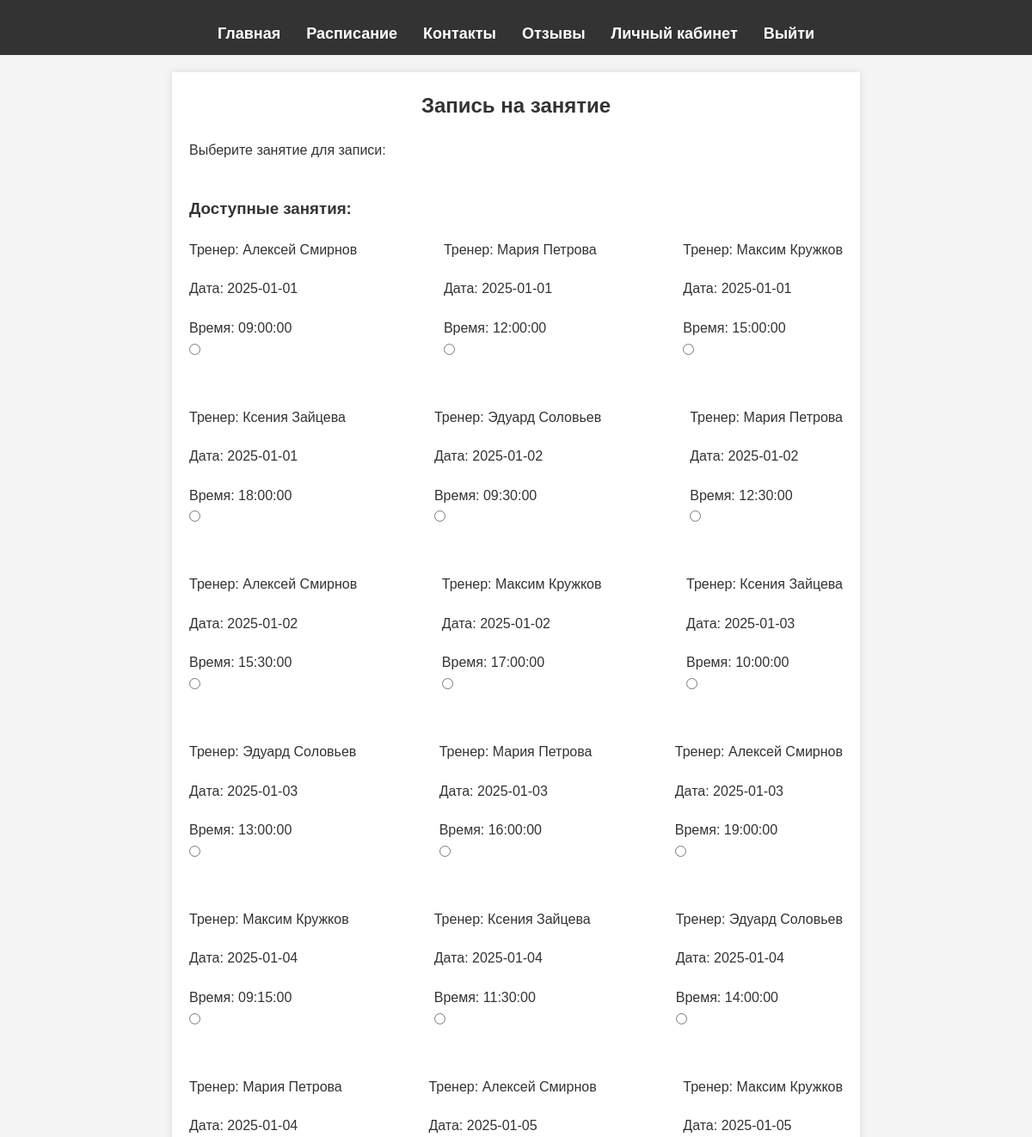
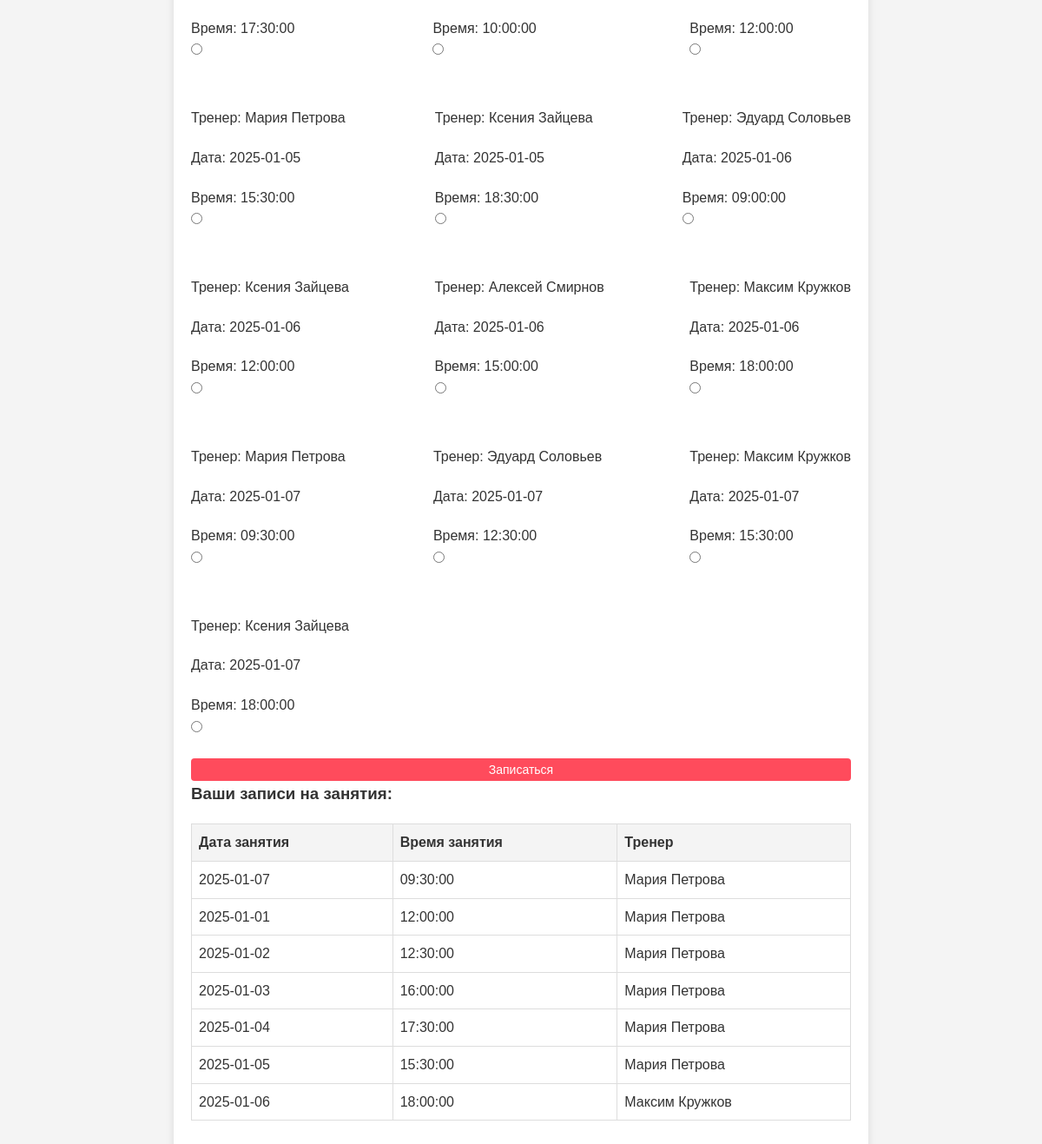
Screenshot of /booking.php (signed in) with the database file from the repository (2 pictures, top to bottom).
### tables this page shows
CREATE TABLE `bookings` (
  `id` int(11) NOT NULL,
  `user_id` int(11) DEFAULT NULL,
  `training_date` date DEFAULT NULL,
  `training_time` time DEFAULT NULL,
  `trainer_name` varchar(255) DEFAULT NULL
);

### booking.php (the view, shortened to what this page needs)
<?php
include('db.php');
$user_id = $_SESSION['user_id'];
$sql = "SELECT DISTINCT trainer_name, training_date, training_time FROM schedule";
$result = $conn->query($sql);
$available_dates = [];
while ($row = $result->fetch_assoc()) {
    $available_dates[] = $row;
}
$sql_bookings = "SELECT * FROM bookings WHERE user_id = ?";
$stmt_bookings = $conn->prepare($sql_bookings);
$stmt_bookings->bind_param("i", $user_id);
$stmt_bookings->execute();
$bookings_result = $stmt_bookings->get_result();
if ($bookings_result->num_rows > 0) {
    $bookings = $bookings_result->fetch_all(MYSQLI_ASSOC);
} else {
    $bookings = [];
}
?>
<!DOCTYPE html>
<html lang="ru">
<head>
    <link rel="stylesheet" href="css/styles.css">
</head>
<body>
    <header>
    <nav>
            <ul>
                <li><a href="index.php">Главная</a></li>
                <li><a href="schedule.php">Расписание</a></li>
                <li><a href="contacts.php">Контакты</a></li>
                <li><a href="reviews.php">Отзывы</a></li>
                <?php if (isset($_SESSION['user_id'])): ?>
                    <li><a href="dashboard.php">Личный кабинет</a></li>
                    <li><a href="logout.php">Выйти</a></li>
                <?php else: ?>
                    <li><a href="register.php">Войти</a></li>
                <?php endif; ?>
            </ul>
        </nav>
    </header>
    <div class="booking-container">
        <h2>Запись на занятие</h2>
        <p>Выберите занятие для записи:</p>
        <form action="booking.php" method="POST">
            <div id="available-dates">
                <h3>Доступные занятия:</h3>
                <div class="date-group">
                    <?php foreach ($available_dates as $date): ?>
                        <div class="date-entry">
                            <p>Тренер: <?php echo htmlspecialchars($date['trainer_name']); ?></p>
                            <p>Дата: <?php echo htmlspecialchars($date['training_date']); ?></p>
                            <p>Время: <?php echo htmlspecialchars($date['training_time']); ?></p>
                            <input type="radio" name="session" value="<?php echo htmlspecialchars($date['trainer_name']); ?>|<?php echo htmlspecialchars($date['training_date']); ?>|<?php echo htmlspecialchars($date['training_time']); ?>" required>
                        </div>
                    <?php endforeach; ?>
                </div>
            </div>
            <button type="submit" id="book-button">Записаться</button>
        </form>
        <h3>Ваши записи на занятия:</h3>
        <?php if (!empty($bookings)): ?>
            <table>
                <thead>
                    <tr>
                        <th>Дата занятия</th>
                        <th>Время занятия</th>
                        <th>Тренер</th>
                    </tr>
                </thead>
                <tbody>
                    <?php foreach ($bookings as $booking): ?>
                        <tr>
                            <td><?php echo htmlspecialchars($booking['training_date']); ?></td>
                            <td><?php echo htmlspecialchars($booking['training_time']); ?></td>
                            <td><?php echo htmlspecialchars($booking['trainer_name']); ?></td>
                        </tr>
                    <?php endforeach; ?>
                </tbody>
            </table>
        <?php else: ?>
            <p>Вы не записаны на занятия.</p>
        <?php endif; ?>
    </div>
</body>
</html>

### css/styles.css (style rules this page uses)
* { margin: 0; padding: 0; box-sizing: border-box; }
body { font-family: 'Arial', sans-serif; background-color: #f4f4f4; color: #333; line-height: 1.6; }
header { background-color: #333; color: #fff; padding: 20px 0; text-align: center; }
nav ul { list-style-type: none; display: flex; justify-content: center; margin-top: 15px; }
nav ul li { margin: 0 15px; }
nav ul li a { color: #fff; text-decoration: none; font-size: 18px; }
table { width: 100%; border-collapse: collapse; margin: 20px 0; }
table th, table td { padding: 10px; text-align: center; border: 1px solid #ddd; }
table th { background-color: #f4f4f4; }
body { font-family: Arial, sans-serif; background-color: #f4f4f4; margin: 0; padding: 0; }
header { background-color: #333; color: #fff; padding: 10px 0; text-align: center; }
nav ul { list-style: none; padding: 0; }
nav ul li { display: inline-block; margin: 0 15px; }
nav ul li a { color: #fff; text-decoration: none; font-weight: bold; }
.booking-container { padding: 20px; margin: 0 auto; max-width: 800px; background-color: #fff; box-shadow: 0 0 10px rgba(0, 0, 0, 0.1); margin-top: 20px; }
h2 { text-align: center; color: #333; }
#available-dates { margin-top: 20px; }
.date-group { display: flex; flex-wrap: wrap; gap: 20px; justify-content: space-between; }
button { margin-top: 10px; padding: 10px 20px; font-size: 16px; background-color: #007bff; color: white; border: none; border-radius: 4px; cursor: pointer; }
h2 { color: #333; }
form { display: flex; flex-direction: column; margin-top: 20px; }
form input { padding: 10px; font-size: 16px; margin-bottom: 20px; border: 1px solid #ddd; border-radius: 4px; }
button { padding: 10px 20px; font-size: 16px; background-color: #007bff; color: white; border: none; border-radius: 4px; cursor: pointer; }
p { margin-top: 20px; font-size: 16px; }
a { color: #007bff; }
table { width: 100%; border-collapse: collapse; margin-top: 20px; }
table th, table td { border: 1px solid #ddd; padding: 8px; text-align: left; }
button { padding: 5px 10px; font-size: 14px; background-color: #ff4b5c; color: white; border: none; border-radius: 4px; cursor: pointer; }

### rows the page displays
bookings: training_date "2025-01-07", training_time "09:30:00", trainer_name "Мария Петрова"
bookings: training_date "2025-01-01", training_time "12:00:00", trainer_name "Мария Петрова"
bookings: training_date "2025-01-02", training_time "12:30:00", trainer_name "Мария Петрова"
bookings: training_date "2025-01-03", training_time "16:00:00", trainer_name "Мария Петрова"
bookings: training_date "2025-01-04", training_time "17:30:00", trainer_name "Мария Петрова"
bookings: training_date "2025-01-05", training_time "15:30:00", trainer_name "Мария Петрова"
bookings: training_date "2025-01-06", training_time "18:00:00", trainer_name "Максим Кружков"

### other values shown
$date['trainer_name'] "Алексей Смирнов"
$date['training_date'] "2025-01-01"
$date['training_time'] "09:00:00"
$date['trainer_name'] "Мария Петрова"
$date['training_time'] "12:00:00"
$date['trainer_name'] "Максим Кружков"
$date['training_time'] "15:00:00"
$date['trainer_name'] "Ксения Зайцева"
$date['training_time'] "18:00:00"
$date['trainer_name'] "Эдуард Соловьев"
$date['training_date'] "2025-01-02"
$date['training_time'] "09:30:00"
$date['training_time'] "12:30:00"
$date['training_time'] "15:30:00"
$date['training_time'] "17:00:00"
